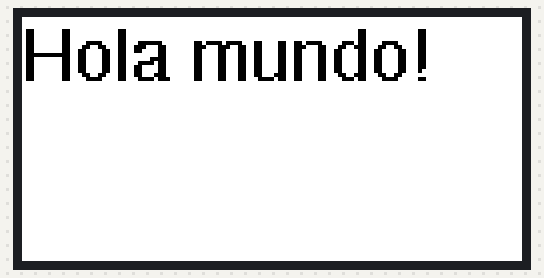
Simulated run of this sketch. Board: ESP8266 (NodeMCU). On the bench: 250×122 colour display.

Above: at 15.1 s.

The sketch:

holaMundo.ino
```cpp
// Incluir las bibliotecas de GxEPD2
#include <GxEPD2_4C.h>

//Incluir fuente para el texto
#include <Fonts/FreeSans9pt7b.h>

// Definición de pines para placa adaptadora Seeed Studio
const int EINK_BUSY = D5;   // D5
const int EINK_RST  = D0;   // D0
const int EINK_DC   = D3;   // D3
const int EINK_CS   = D1;   // D1
const int EINK_SCK  = D8;  // D8 (SCK)
const int EINK_MOSI = D10;  // D10 (MOSI)


//Crea objeto del display
GxEPD2_4C<GxEPD2_213c_GDEY0213F51, GxEPD2_213c_GDEY0213F51::HEIGHT> display(GxEPD2_213c_GDEY0213F51(EINK_CS, EINK_DC, EINK_RST, EINK_BUSY));

void setup()
{
  // Inicialización del epaper
  display.init(115200);
  display.setFullWindow();
  display.fillScreen(GxEPD_WHITE);
  display.setRotation(1);

  //Inicializa parámetros del texto
  display.setTextColor(GxEPD_BLACK);
  display.setTextSize(2);
  display.setFont(&FreeSans9pt7b);

  //Imprime texto
  display.setCursor(0, 30);
  display.print ("Hola mundo!");

  //Actualiza ePaper
  display.display ();
}

void loop() {
  //No hace nada
}
```
